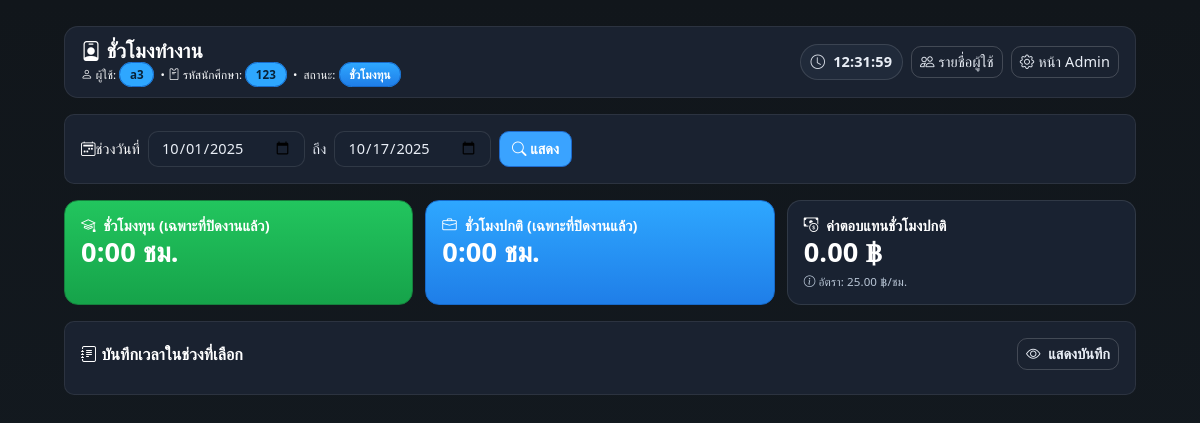
The app's page /admin/user_detail.php?id=7 (signed in), older data.
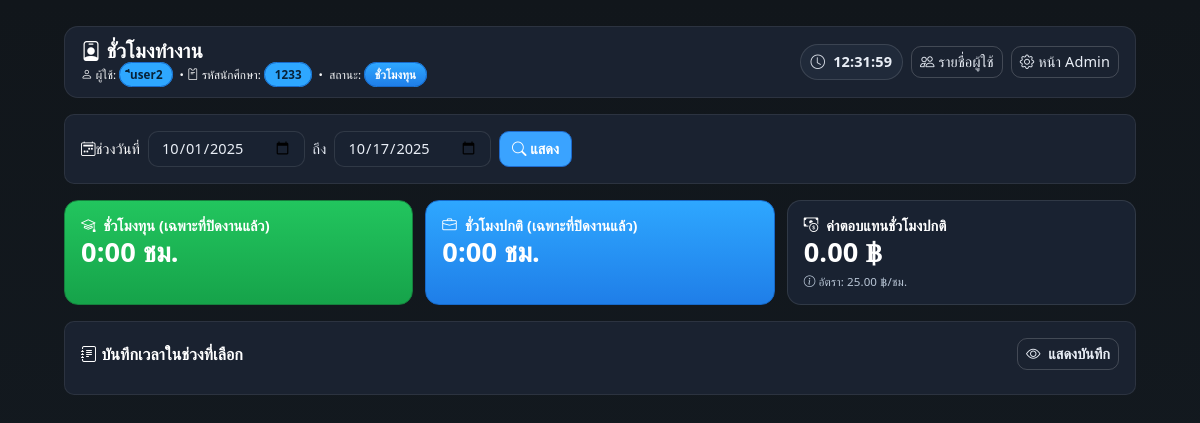
The same page, newer data.
### tables this page shows
CREATE TABLE IF NOT EXISTS `users` (
  `user_id` int(11) NOT NULL AUTO_INCREMENT,
  `username` varchar(50) NOT NULL,
  `password` varchar(255) NOT NULL,
  `student_ID` int(11) NOT NULL,
  `name` varchar(100) NOT NULL,
  `role` enum('admin','employee') NOT NULL DEFAULT 'employee',
  `status` enum('ชั่วโมงทุน','ชั่วโมงปกติ') NOT NULL DEFAULT 'ชั่วโมงปกติ',
  `default_hour_type` enum('normal','fund') NOT NULL DEFAULT 'normal',
  PRIMARY KEY (`user_id`),
  UNIQUE KEY `username` (`username`)
);

### admin/user_detail.php (the view, shortened to what this page needs)
<?php
require __DIR__ . '/../db.php';
$conn->set_charset('utf8mb4');
$conn->query("SET time_zone = '+07:00'");
$NORMAL_RATE = 25.00;
function h($s){ return htmlspecialchars((string)$s, ENT_QUOTES, 'UTF-8'); }
function fmtHM(int $sec): string {
  if ($sec <= 0) return '0:00 ชม.';
  $h = intdiv($sec, 3600);
  $m = intdiv($sec % 3600, 60);
  return $h . ':' . str_pad((string)$m, 2, '0', STR_PAD_LEFT) . ' ชม.';
}
function fmtMoney(float $n): string { return number_format($n, 2); }
$uid = (int)($_GET['id'] ?? 0);
$today  = (new DateTime('today'))->format('Y-m-d');
$month1 = (new DateTime('first day of this month'))->format('Y-m-d');
$start_date = ($_GET['start'] ?? '') ?: $month1;
$end_date   = ($_GET['end']   ?? '') ?: $today;
$stmt = $conn->prepare("SELECT user_id, username, name, student_ID, role, status FROM users WHERE user_id=? LIMIT 1");
$stmt->bind_param('i', $uid);
$stmt->execute();
$user = $stmt->get_result()->fetch_assoc();
$sec_fund = 0;
$sec_normal = 0;
$hrs_normal_decimal = round($sec_normal / 3600, 2);
$wage_normal        = $hrs_normal_decimal * $NORMAL_RATE;
?>
<!doctype html>
<html lang="th">
<head>
<link rel="stylesheet"
 href="https://stackpath.bootstrapcdn.com/bootstrap/4.5.2/css/bootstrap.min.css">
<link rel="stylesheet"
 href="https://cdn.jsdelivr.net/npm/bootstrap-icons@1.10.5/font/bootstrap-icons.css">
</head>
<body>
<div class="wrap">
  <div class="topbar d-flex align-items-center justify-content-between mb-3">
    <div>
      <div class="h5 m-0 brand"><i class="bi bi-person-badge"></i> ชั่วโมงทำงาน</div>
      <small class="text-light">
        <i class="bi bi-person"></i> ผู้ใช้:
        <span class="badge-chip"><?= h($user['username']) ?></span>
        &nbsp;•&nbsp;<i class="bi bi-pass"></i> รหัสนักศึกษา:
        <span class="badge-chip"><?= h($user['student_ID'] ?: '-') ?></span>
        &nbsp;•&nbsp;<i class=""></i> สถานะ:
        <span class="badge-chip status"><?= h($user['status'] ?: '-') ?></span>
      </small>
    </div>
    <div class="d-flex align-items-center" style="gap:8px">
      <div class="clock"><i class="bi bi-clock"></i><span id="nowClock">--:--:--</span></div>
      <a href="users_list.php" class="btn btn-sm btn-outline-light"><i class="bi bi-people"></i> รายชื่อผู้ใช้</a>
      <a href="adminmenu.php" class="btn btn-sm btn-outline-light"><i class="bi bi-gear"></i> หน้า Admin</a>
    </div>
  </div>
  <div class="cardx p-3 mb-3">
    <form class="form-inline" method="get">
      <label class="mr-2" style="color:var(--text-strong)"><i class="bi bi-calendar2-week"></i> ช่วงวันที่</label>
      <input type="date" name="start" class="form-control mr-2" value="<?= h($start_date) ?>">
      <span class="mr-2">ถึง</span>
      <input type="date" name="end" class="form-control mr-2" value="<?= h($end_date) ?>">
      <button class="btn btn-primary"><i class="bi bi-search"></i> แสดง</button>
    </form>
  </div>
  <div class="kpi mb-3">
    <div class="tile tile-fund">
      <div class="l"><i class="bi bi-mortarboard"></i> ชั่วโมงทุน (เฉพาะที่ปิดงานแล้ว)</div>
      <div class="n"><?= fmtHM($sec_fund) ?></div>
    </div>
    <div class="tile tile-normal">
      <div class="l"><i class="bi bi-briefcase"></i> ชั่วโมงปกติ (เฉพาะที่ปิดงานแล้ว)</div>
      <div class="n"><?= fmtHM($sec_normal) ?></div>
    </div>
    <div class="tile">
      <div class="l"><i class="bi bi-cash-coin"></i> ค่าตอบแทนชั่วโมงปกติ</div>
      <div class="n"><?= fmtMoney($wage_normal) ?> ฿</div>
      <div class="small mt-1" style="color:var(--ink-muted)"><i class="bi bi-info-circle"></i> อัตรา: <?= fmtMoney($NORMAL_RATE) ?> ฿/ชม.</div>
    </div>
  </div>
  <div class="cardx p-3 mb-4" id="logsCard">
    <div class="d-flex align-items-center justify-content-between mb-2">
      <h6 class="m-0" style="color:var(--text-strong); font-weight:800"><i class="bi bi-journal-text"></i> บันทึกเวลาในช่วงที่เลือก</h6>
      <div class="d-flex align-items-center" style="gap:8px">
        <button id="toggleLogsBtn" type="button" class="btn btn-sm btn-outline-light" style="font-weight:800">
        </button>
      </div>
    </div>
  </div>
</div>
</body>
</html>

Row changes from the older to the newer data that the page shows:
changed users "ชั่วโมงทุน": username "a3" → "ีีuser2"; student_ID "123" → "1233"
